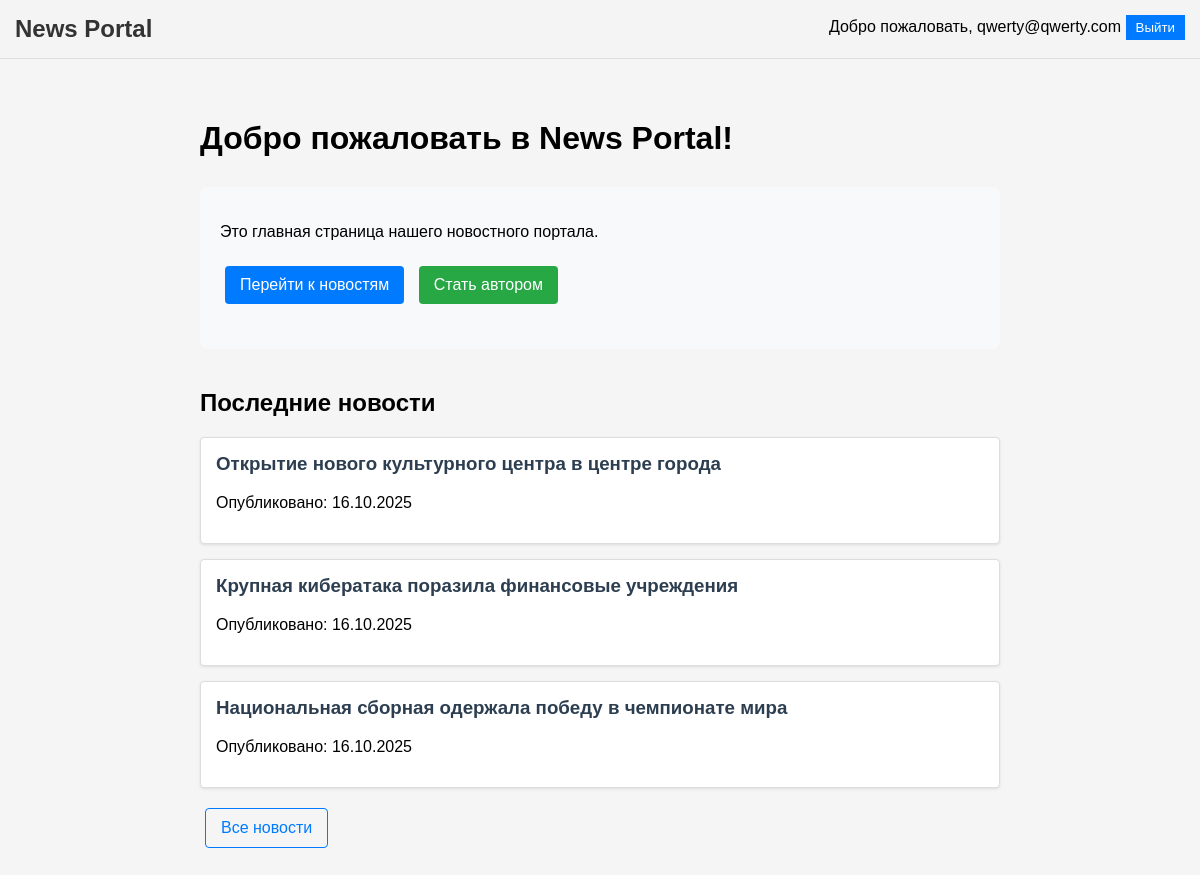
The page /news/home/ (signed in) on the database its author committed.
### news/models.py (models this page shows, shortened)
class Post(models.Model):
    ARTICLE = 'AR'
    NEWS = 'NW'
    POST_TYPES = [
        (ARTICLE, _('Article')),
        (NEWS, _('News')),
    ]
    author = models.ForeignKey(
        Author,
        on_delete=models.CASCADE,
        verbose_name=_('Author')
    )
    post_type = models.CharField(
        max_length=2,
        choices=POST_TYPES,
        verbose_name=_('Post type')
    )
    created_at = models.DateTimeField(
        auto_now_add=True,
        verbose_name=_('Created at')
    )
    updated_at = models.DateTimeField(
        auto_now=True,
        verbose_name=_('Updated at')
    )
    categories = models.ManyToManyField(
        Category,
        through='PostCategory',
        verbose_name=_('Categories'),
        blank=True  # Добавляем blank=True
    )
    title = models.CharField(
        max_length=200,
        verbose_name=_('Title')
    )
    content = models.TextField(verbose_name=_('Content'))
    rating = models.IntegerField(
        default=0,
        verbose_name=_('Rating')
    )
    is_published = models.BooleanField(
        default=True,
        verbose_name=_('Is published')
    )
    class Meta:
        verbose_name = _('Post')
        verbose_name_plural = _('Posts')
        ordering = ['-created_at']

### news/views.py (the view)
# urls.py: path('home/', views.HomePageView.as_view(), name='home'),
class HomePageView(TemplateView):
    template_name = 'news/home.html'
    def get_context_data(self, **kwargs):
        context = super().get_context_data(**kwargs)
        try:
            context['latest_news'] = Post.objects.filter(post_type='NW').order_by('-created_at')[:3]
        except Exception as e:
            context['latest_news'] = []
            print(f"Ошибка при получении новостей: {e}")
        context['current_time'] = timezone.now()
        context['timezones'] = COMMON_TIMEZONES
        return context

### news/context_processors.py (called while the page is built)
def timezone_context(request):
    return {
        'current_time': timezone.now(),
        'timezones': pytz.common_timezones,
    }

def user_groups(request):
    return {
        'is_author': request.user.groups.filter(name='authors').exists() if request.user.is_authenticated else False
    }

### templates/news/home.html (shortened to what this page needs)
{% extends "account/base.html" %}
{% block content %}
<div class="home-page">
    <h1>Добро пожаловать в News Portal!</h1>
    <div class="welcome-section">
        <p>Это главная страница нашего новостного портала.</p>
        {% if user.is_authenticated %}
            <div class="user-actions">
                <a href="{% url 'news_list' %}" class="btn btn-primary">Перейти к новостям</a>
                <a href="{% url 'become_author' %}" class="btn btn-success">Стать автором</a>
            </div>
        {% else %}
            <div class="guest-actions">
                <a href="{% url 'account_login' %}" class="btn btn-primary">Войти</a>
                <a href="{% url 'account_signup' %}" class="btn btn-success">Зарегистрироваться</a>
            </div>
        {% endif %}
    </div>
    {% if latest_news %}
    <div class="latest-news">
        <h2>Последние новости</h2>
        <div class="news-preview">
            {% for news in latest_news %}
            <div class="news-item">
                <h3><a href="{% url 'news_detail' news.pk %}">{{ news.title }}</a></h3>
                <p>Опубликовано: {{ news.created_at|date:"d.m.Y" }}</p>
            </div>
            {% endfor %}
        </div>
        <a href="{% url 'news_list' %}" class="btn btn-outline-primary">Все новости</a>
    </div>
    {% endif %}
</div>
{% endblock %}

### templates/account/base.html (shortened to what this page needs)
{% load static %}
<!DOCTYPE html>
<html>
<head>
    <link rel="stylesheet" href="{% static 'css/style.css' %}">
</head>
<body>
    <nav>
        <h1><a href="{% url 'news_list' %}">News Portal</a></h1>
        <div class="user-info">
            {% if user.is_authenticated %}
                <span>Добро пожаловать, {{ user.email }}</span>
                <form method="post" action="{% url 'account_logout' %}" style="display: inline;">
                    <button type="submit">Выйти</button>
                </form>
            {% else %}
                <a href="{% url 'account_login' %}">Войти</a>
                <a href="{% url 'account_signup' %}">Регистрация</a>
            {% endif %}
        </div>
    </nav>
    <div class="content">
        {% block content %}
        {% endblock %}
    </div>
</body>
</html>

### static/css/style.css (style rules this page uses)
body { font-family: Arial, sans-serif; margin: 0; padding: 20px; background-color: #f5f5f5; }
.news-item { background: #fff; border: 1px solid #e0e0e0; padding: 20px; margin: 15px 0; border-radius: 8px; box-shadow: 0 1px 3px rgba(0,0,0,0.1); }
.news-item h3 { margin-top: 0; color: #333; }
.news-item h3 a { text-decoration: none; color: #2c3e50; }
nav a { margin-right: 15px; text-decoration: none; color: #333; }

### templates/account/base.html (style rules this page uses)
body { font-family: Arial, sans-serif; margin: 0; padding: 0; }
nav { background: #f4f4f4; padding: 15px; border-bottom: 1px solid #ddd; }
nav h1 { display: inline; margin-right: 20px; }
nav a { margin-right: 15px; text-decoration: none; color: #333; }
.user-info { float: right; }
.content { padding: 20px; }
button { background: #007bff; color: white; border: none; padding: 5px 10px; cursor: pointer; }

### templates/news/home.html (style rules this page uses)
.home-page { max-width: 800px; margin: 0 auto; padding: 20px; }
.welcome-section { margin: 30px 0; padding: 20px; background: #f8f9fa; border-radius: 8px; }
.user-actions, .guest-actions { margin: 20px 0; }
.btn { margin: 5px; padding: 10px 15px; text-decoration: none; border-radius: 4px; display: inline-block; }
.btn-primary { background: #007bff; color: white; }
.btn-success { background: #28a745; color: white; }
.btn-outline-primary { border: 1px solid #007bff; color: #007bff; background: transparent; }
.latest-news { margin-top: 40px; }
.news-item { margin: 15px 0; padding: 15px; border: 1px solid #ddd; border-radius: 4px; }
.news-item h3 { margin-top: 0; }

### rows shown on the page
Post: title "Открытие нового культурного центра в центре города", created_at "16.10.2025"
Post: title "Крупная кибератака поразила финансовые учреждения", created_at "16.10.2025"
Post: title "Национальная сборная одержала победу в чемпионате мира", created_at "16.10.2025"

### other values the page prints
{{ user.email }} "qwerty@qwerty.com"
